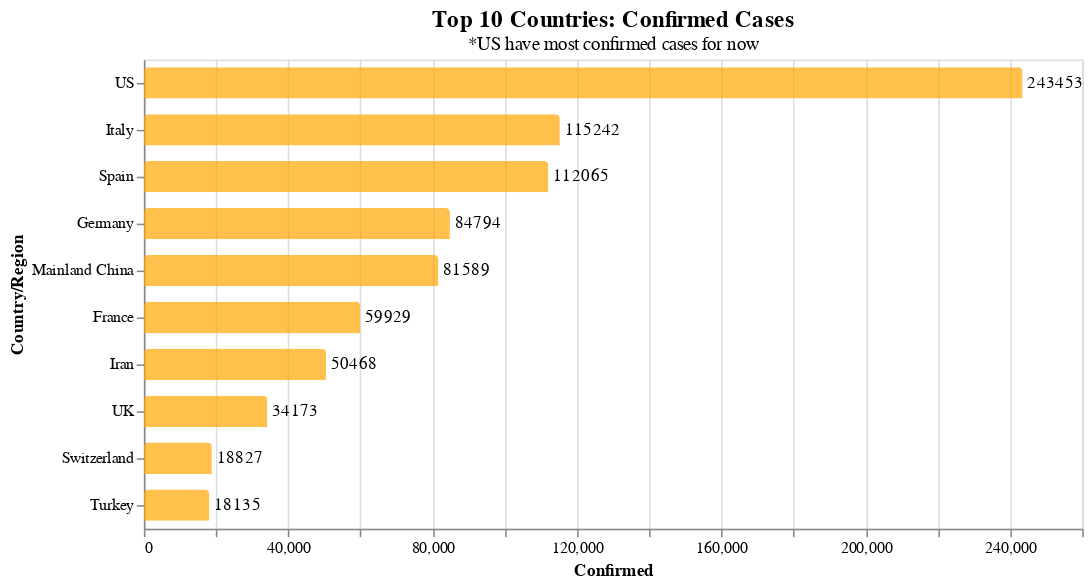

Here is the notebook cell this chart was saved with:
### Markdown cell above
# 3. <font face="verdana" color="red">Graphical Representation</font>
## <font face="verdana" color="blue">Present Scenario: Globally</font>

### Code cell
bars = alt.Chart(countries_cases.sort_values('Confirmed', ascending= False).head(10)).mark_bar(color='orange',cornerRadiusTopLeft=3,
    cornerRadiusTopRight=3, size=20, opacity=0.7
).encode(
    x='Confirmed:Q',
    y=alt.Y('Country/Region:O', sort='-x')
).properties(
    title={
    "text":['Top 10 Countries: Confirmed Cases'],
    "subtitle":['*US have most confirmed cases for now'],
    "fontSize":15,
    "fontWeight": 'bold',
    "font":'Courier New',
    }
)

text = bars.mark_text(
    align='left',
    baseline='middle',
    dx=3  # Nudges text to right so it doesn't appear on top of the bar
).encode(
    text='Confirmed:Q'    
)

(bars + text).properties( height=300, width=600)

### Figure 1 — Vega-Lite specification as saved in the notebook (floating-point values rounded to 4 significant figures)
{"config": {"view": {"continuousWidth": 400, "continuousHeight": 300}}, "layer": [{"mark": {"type": "bar", "color": "orange", "cornerRadiusTopLeft": 3, "cornerRadiusTopRight": 3, "opacity": 0.7, "size": 20}, "encoding": {"x": {"type": "quantitative", "field": "Confirmed"}, "y": {"type": "ordinal", "field": "Country/Region", "sort": "-x"}}, "title": {"text": ["Top 10 Countries: Confirmed Cases"], "subtitle": ["*US have most confirmed cases for now"], "fontSize": 15, "fontWeight": "bold", "font": "Courier New"}}, {"mark": {"type": "text", "align": "left", "baseline": "middle", "dx": 3}, "encoding": {"text": {"type": "quantitative", "field": "Confirmed"}, "x": {"type": "quantitative", "field": "Confirmed"}, "y": {"type": "ordinal", "field": "Country/Region", "sort": "-x"}}, "title": {"text": ["Top 10 Countries: Confirmed Cases"], "subtitle": ["*US have most confirmed cases for now"], "fontSize": 15, "fontWeight": "bold", "font": "Courier New"}}], "data": {"name": "data-70223917c2a9e5d274265ae7e92ebe03"}, "height": 300, "width": 600, "$schema": "https://vega.github.io/schema/vega-lite/v4.0.2.json", "datasets": {"data-70223917c2a9e5d274265ae7e92ebe03": [{"Country/Region": "US", "Confirmed": 243500.0, "Deaths": 5926.0, "Recovered": 9001.0, "Mortality Rate (per 100)": 2.43}, {"Country/Region": "Italy", "Confirmed": 115200.0, "Deaths": 13920.0, "Recovered": 18280.0, "Mortality Rate (per 100)": 12.07}, {"Country/Region": "Spain", "Confirmed": 112100.0, "Deaths": 10350.0, "Recovered": 26740.0, "Mortality Rate (per 100)": 9.23}, {"Country/Region": "Germany", "Confirmed": 84790.0, "Deaths": 1107.0, "Recovered": 22440.0, "Mortality Rate (per 100)": 1.31}, {"Country/Region": "Mainland China", "Confirmed": 81590.0, "Deaths": 3318.0, "Recovered": 76410.0, "Mortality Rate (per 100)": 4.07}, {"Country/Region": "France", "Confirmed": 59930.0, "Deaths": 5398.0, "Recovered": 12550.0, "Mortality Rate (per 100)": 9.01}, {"Country/Region": "Iran", "Confirmed": 50470.0, "Deaths": 3160.0, "Recovered": 16710.0, "Mortality Rate (per 100)": 6.26}, {"Country/Region": "UK", "Confirmed": 34170.0, "Deaths": 2926.0, "Recovered": 192.0, "Mortality Rate (per 100)": 8.56}, {"Country/Region": "Switzerland", "Confirmed": 18830.0, "Deaths": 536.0, "Recovered": 4013.0, "Mortality Rate (per 100)": 2.85}, {"Country/Region": "Turkey", "Confirmed": 18140.0, "Deaths": 356.0, "Recovered": 415.0, "Mortality Rate (per 100)": 1.96}]}}
